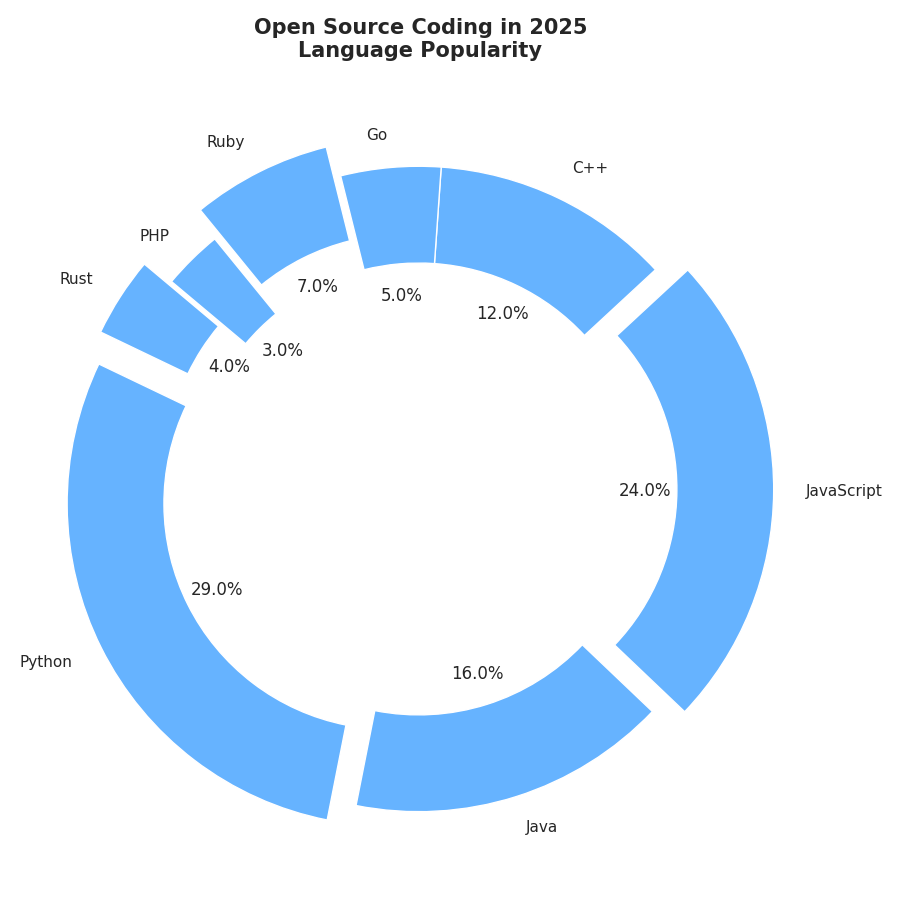

This figure's Python source:
import matplotlib.pyplot as plt

languages = ['Rust', 'Python', 'Java', 'JavaScript', 'C++', 'Go', 'Ruby', 'PHP']
usage_percentages = [4, 29, 16, 24, 12, 5, 7, 3]

fig, ax = plt.subplots(figsize=(9, 9))

ax.pie(
    usage_percentages, 
    labels=languages, 
    autopct='%1.1f%%', 
    startangle=140, 
    colors=['#66B3FF'] * len(languages),  # Single consistent color applied
    explode=(0.1, 0.1, 0, 0.1, 0, 0, 0.1, 0), 
    wedgeprops=dict(width=0.3)
)

ax.axis('equal')
ax.set_title('Open Source Coding in 2025\nLanguage Popularity', fontsize=15, fontweight='bold', pad=20)

plt.tight_layout()
plt.show()
